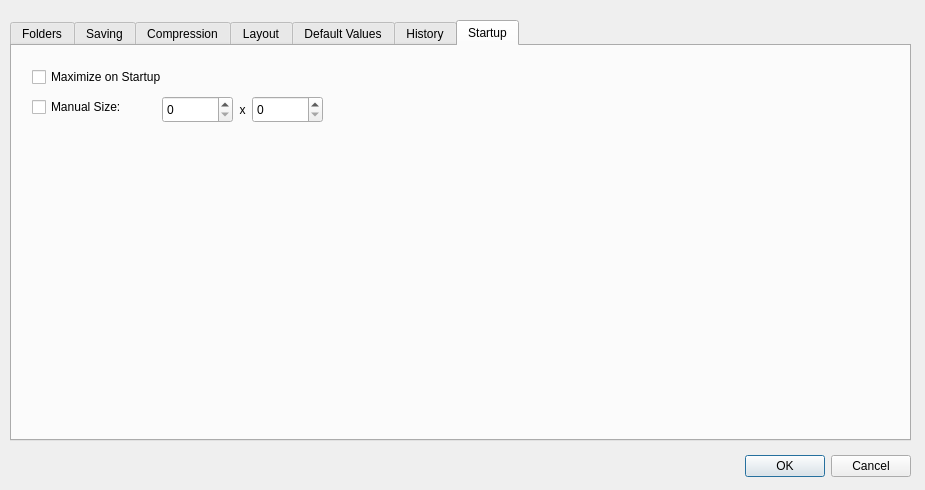
<?xml version="1.0" encoding="UTF-8"?>
<ui version="4.0">
 <class>prefsDialog</class>
 <widget class="QDialog" name="prefsDialog">
  <property name="geometry">
   <rect>
    <x>0</x>
    <y>0</y>
    <width>925</width>
    <height>490</height>
   </rect>
  </property>
  <property name="windowTitle">
   <string>Preferences</string>
  </property>
  <widget class="QDialogButtonBox" name="buttonBox">
   <property name="geometry">
    <rect>
     <x>570</x>
     <y>450</y>
     <width>341</width>
     <height>32</height>
    </rect>
   </property>
   <property name="orientation">
    <enum>Qt::Horizontal</enum>
   </property>
   <property name="standardButtons">
    <set>QDialogButtonBox::Cancel|QDialogButtonBox::Ok</set>
   </property>
  </widget>
  <widget class="QTabWidget" name="tabWidget">
   <property name="geometry">
    <rect>
     <x>10</x>
     <y>20</y>
     <width>901</width>
     <height>421</height>
    </rect>
   </property>
   <property name="currentIndex">
    <number>6</number>
   </property>
   <widget class="QWidget" name="tab">
    <attribute name="title">
     <string>Folders</string>
    </attribute>
   </widget>
   <widget class="QWidget" name="tab_2">
    <attribute name="title">
     <string>Saving</string>
    </attribute>
   </widget>
   <widget class="QWidget" name="tab_3">
    <attribute name="title">
     <string>Compression</string>
    </attribute>
   </widget>
   <widget class="QWidget" name="tab_4">
    <attribute name="title">
     <string>Layout</string>
    </attribute>
   </widget>
   <widget class="QWidget" name="tab_5">
    <attribute name="title">
     <string>Default Values</string>
    </attribute>
   </widget>
   <widget class="QWidget" name="tab_6">
    <attribute name="title">
     <string>History</string>
    </attribute>
   </widget>
   <widget class="QWidget" name="tab_7">
    <attribute name="title">
     <string>Startup</string>
    </attribute>
    <widget class="QCheckBox" name="checkBoxMaximize">
     <property name="geometry">
      <rect>
       <x>20</x>
       <y>20</y>
       <width>171</width>
       <height>22</height>
      </rect>
     </property>
     <property name="text">
      <string>Maximize on Startup</string>
     </property>
    </widget>
    <widget class="QCheckBox" name="checkBoxManualSize">
     <property name="geometry">
      <rect>
       <x>20</x>
       <y>50</y>
       <width>121</width>
       <height>22</height>
      </rect>
     </property>
     <property name="text">
      <string>Manual Size:</string>
     </property>
    </widget>
    <widget class="QSpinBox" name="spinBoxManualWidth">
     <property name="geometry">
      <rect>
       <x>150</x>
       <y>50</y>
       <width>71</width>
       <height>27</height>
      </rect>
     </property>
     <property name="maximum">
      <number>2600</number>
     </property>
    </widget>
    <widget class="QLabel" name="label">
     <property name="geometry">
      <rect>
       <x>220</x>
       <y>50</y>
       <width>21</width>
       <height>21</height>
      </rect>
     </property>
     <property name="text">
      <string>x</string>
     </property>
     <property name="alignment">
      <set>Qt::AlignBottom|Qt::AlignHCenter</set>
     </property>
    </widget>
    <widget class="QSpinBox" name="spinBoxManualHeight">
     <property name="geometry">
      <rect>
       <x>240</x>
       <y>50</y>
       <width>71</width>
       <height>27</height>
      </rect>
     </property>
     <property name="maximum">
      <number>1300</number>
     </property>
    </widget>
   </widget>
  </widget>
 </widget>
 <resources/>
 <connections>
  <connection>
   <sender>buttonBox</sender>
   <signal>accepted()</signal>
   <receiver>prefsDialog</receiver>
   <slot>accept()</slot>
   <hints>
    <hint type="sourcelabel">
     <x>248</x>
     <y>254</y>
    </hint>
    <hint type="destinationlabel">
     <x>157</x>
     <y>274</y>
    </hint>
   </hints>
  </connection>
  <connection>
   <sender>buttonBox</sender>
   <signal>rejected()</signal>
   <receiver>prefsDialog</receiver>
   <slot>reject()</slot>
   <hints>
    <hint type="sourcelabel">
     <x>316</x>
     <y>260</y>
    </hint>
    <hint type="destinationlabel">
     <x>286</x>
     <y>274</y>
    </hint>
   </hints>
  </connection>
 </connections>
</ui>
